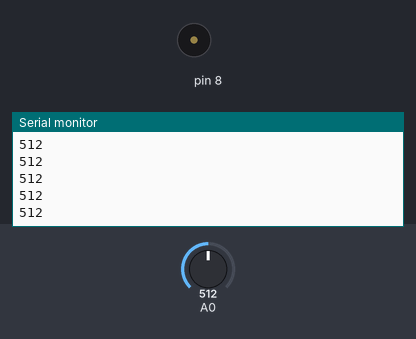
This sketch was run on a simulated Arduino Uno, built with avr-gcc and run on an emulated ATmega328P. On the bench: buzzer (waves = sounding), the last lines printed to the serial monitor. The test bench sets the inputs (shaded band); at power-on: A0 = 512.

Above: at 1.2 s.
1.3 s: A0 set to 489
At 2.0 s:
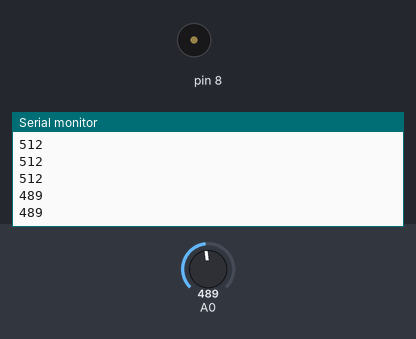
2.8 s: A0 set to 510
At 2.87 s:
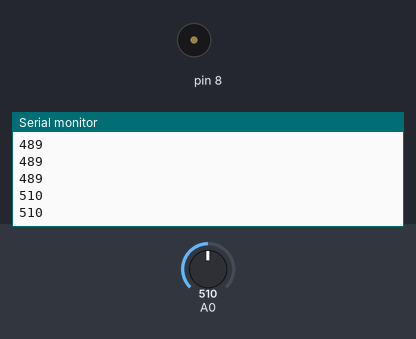
Timing chart, 0 to 5.8 s (numbered marks = the images above; inputs shaded):
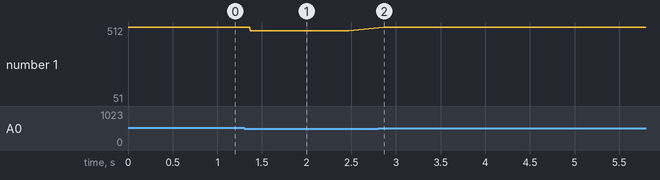

Measured:
- after the input at 1.3 s, the serial monitor: prints a new line after 0.07 s (image 1)
- after the input at 2.8 s, the serial monitor: prints a new line after 0.06 s (image 2)
- plotted number 1: 512 → 489 after the input at 1.3 s, 489 → 51 after the input at 2.8 s

The sketch:

tonetest.ino
```cpp
float sinVal;
int toneVal;
void setup(){
  pinMode(8, OUTPUT);
  Serial.begin(9600);
}

void loop(){
  int sensorValue = analogRead(0);
  delay(1);
  Serial.println (sensorValue);
  if (sensorValue < 500 ){
    for( int x = 0;x < 180; x++){
      sinVal = (sin(x*(3.1412/180)));
      toneVal = 2000 + (int (sinVal * 1000));
      tone (8, toneVal);
      delay(2);
    }
  }else{
    noTone(8);
  }
}
//蜂鸣器插pin 8 扭动 A0, 小于500 鸣叫.
```
